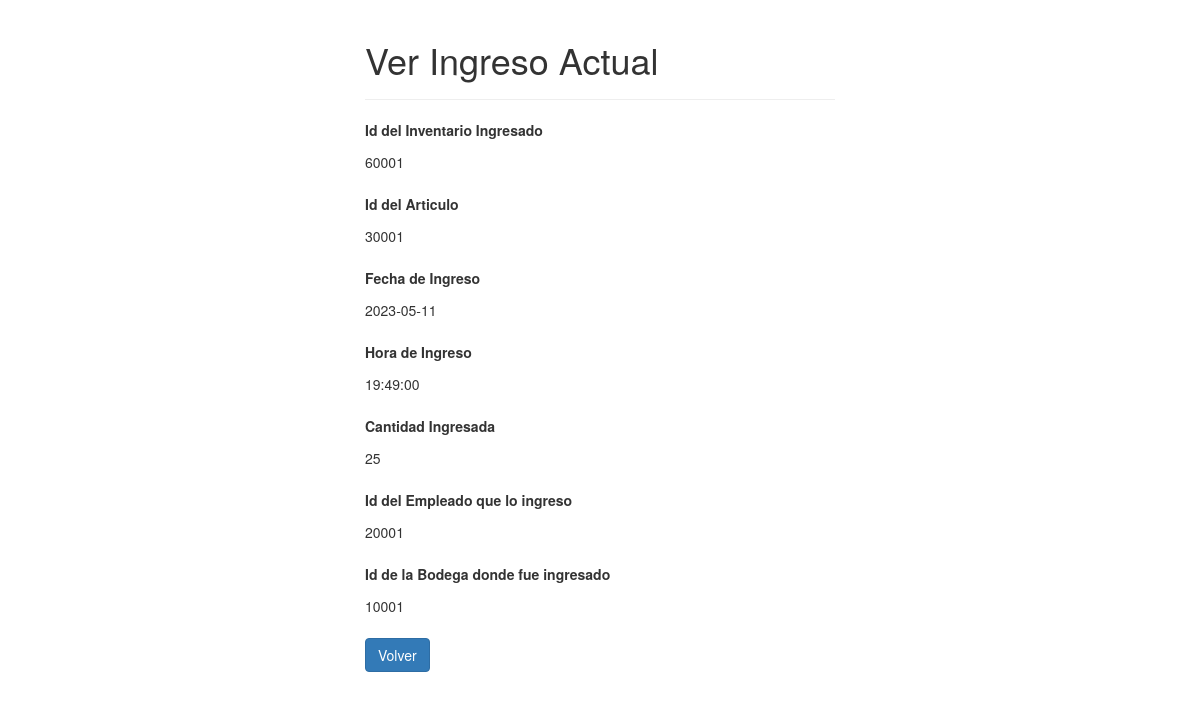
Page /BASE/ingresoinventario/read.php?id_inginv=60001 on the committed database.
### tables this page shows
CREATE TABLE `ingreso_inventario` (
  `id_inginv` int(11) NOT NULL,
  `id_art` int(11) NOT NULL,
  `fechaingreso` date DEFAULT NULL,
  `horaingreso` time DEFAULT NULL,
  `cantidad_inginv` decimal(10,0) DEFAULT NULL,
  `id_emp` int(11) NOT NULL,
  `id_bod` int(11) NOT NULL
);

### BASE/ingresoinventario/read.php (the view, shortened to what this page needs)
<?php
if(isset($_GET["id_inginv"]) && !empty(trim($_GET["id_inginv"]))){
    require_once "config.php";
    $sql = "SELECT * FROM ingreso_inventario WHERE id_inginv = ?";
    if($stmt = mysqli_prepare($link, $sql)){
        mysqli_stmt_bind_param($stmt, "i", $param_id);
        if(mysqli_stmt_execute($stmt)){
            $result = mysqli_stmt_get_result($stmt);
            if(mysqli_num_rows($result) == 1){
                $row = mysqli_fetch_array($result, MYSQLI_ASSOC);
            } else{
                header("location: error.php");
                exit();
            }
        } else{
            echo "Oops! Something went wrong. Please try again later.";
        }
    }
} else{
    header("location: error.php");
    exit();
}
?>
<!DOCTYPE html>
<html lang="en">
<head>
    <link rel="stylesheet" href="https://maxcdn.bootstrapcdn.com/bootstrap/3.3.7/css/bootstrap.css">
</head>
<body>
    <div class="wrapper">
        <div class="container-fluid">
            <div class="row">
                <div class="col-md-12">
                    <div class="page-header">
                        <h1>Ver Ingreso Actual</h1>
                    </div>
                    <div class="form-group">
                        <label>Id del Inventario Ingresado</label>
                        <p class="form-control-static"><?php echo $row["id_inginv"]; ?></p>
                    </div>
                    <div class="form-group">
                        <label>Id del Articulo</label>
                        <p class="form-control-static"><?php echo $row["id_art"]; ?></p>
                    </div>
                    <div class="form-group">
                        <label>Fecha de Ingreso</label>
                        <p class="form-control-static"><?php echo $row["fechaingreso"]; ?></p>
                    </div>
                    <div class="form-group">
                        <label>Hora de Ingreso</label>
                        <p class="form-control-static"><?php echo $row["horaingreso"]; ?></p>
                    </div>
                    <div class="form-group">
                        <label>Cantidad Ingresada</label>
                        <p class="form-control-static"><?php echo $row["cantidad_inginv"]; ?></p>
                    </div>
                    <div class="form-group">
                        <label>Id del Empleado que lo ingreso</label>
                        <p class="form-control-static"><?php echo $row["id_emp"]; ?></p>
                    </div>
                    <div class="form-group">
                        <label>Id de la Bodega donde fue ingresado</label>
                        <p class="form-control-static"><?php echo $row["id_bod"]; ?></p>
                    </div>
                    <p><a href="index.php" class="btn btn-primary">Volver</a></p>
                </div>
            </div>
        </div>
    </div>
</body>
</html>

### BASE/ingresoinventario/read.php (style rules this page uses)
.wrapper { width: 500px; margin: 0 auto; }

### rows in the picture
ingreso_inventario: id_inginv "60001", id_art "30001", fechaingreso "2023-05-11", horaingreso "19:49:00", cantidad_inginv "25", id_emp "20001", id_bod "10001"
